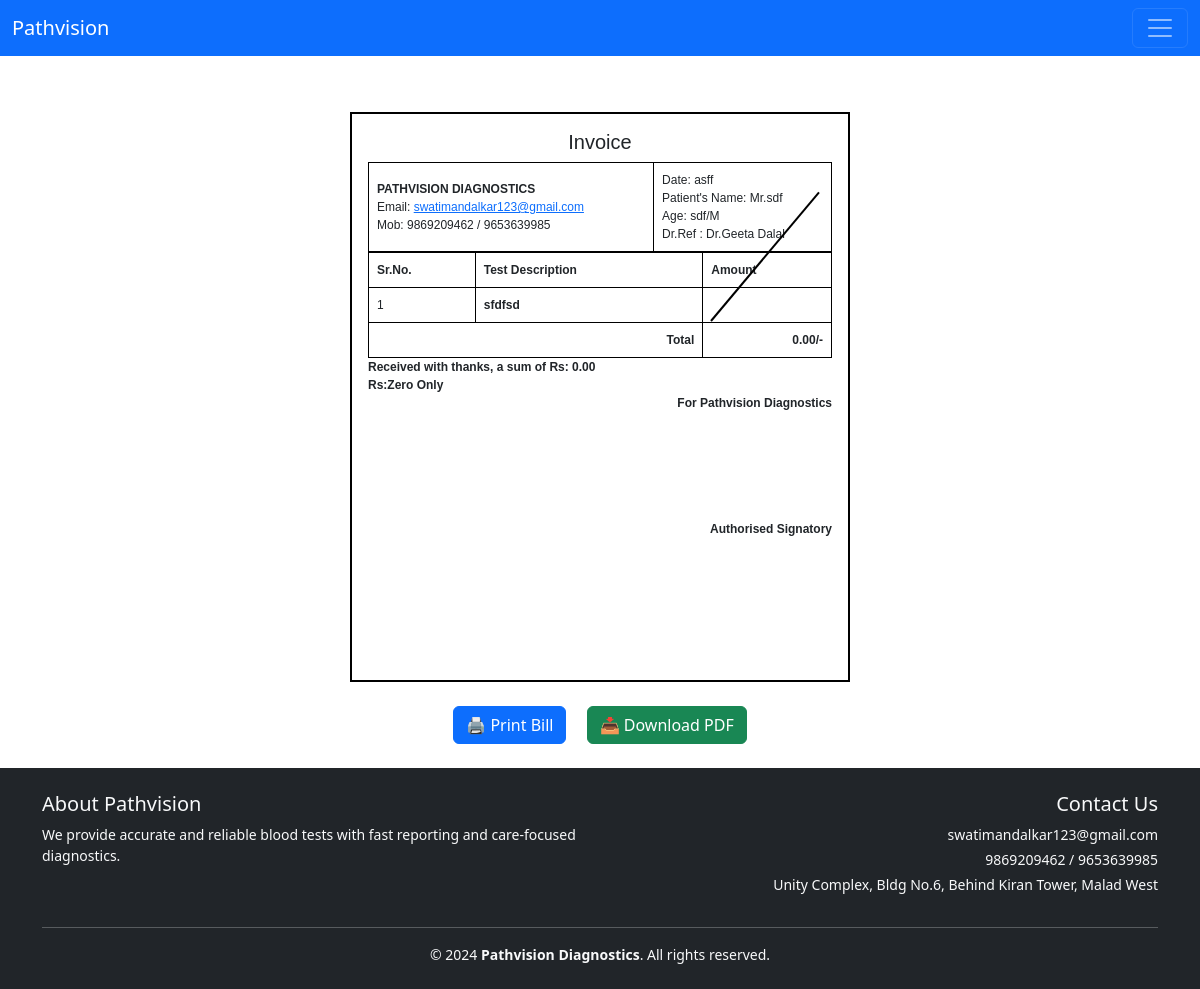
Screenshot of /bill_detail/10/ (signed in) with the database file from the repository.
### bill/models.py (models this page shows, shortened)
class Bill(models.Model):
    user = models.ForeignKey(User, on_delete=models.CASCADE)
    date = models.CharField(max_length=20, editable=True)
    prefix = models.CharField(max_length=5, choices=PREFIX_CHOICES, default='Mr.')
    patient_name = models.CharField(max_length=255)
    age = models.CharField(max_length=10)
    gender = models.CharField(max_length=10,choices=GENDER_CHOICES,default='M')
    doctor_choice = models.CharField(max_length=100, choices=DOCTOR_CHOICES, default='Dr.Geeta Dalal')
    doctor_name = models.CharField(max_length=255, blank=True)  # This field stores the final doctor name
    test_details = models.TextField(default="")
    total_amount = models.DecimalField(max_digits=10, decimal_places=2)
    amount_in_words = models.CharField(max_length=255)

### bill/views.py (the view)
# urls.py: path('bill_detail/<int:bill_id>/',bill_detail,name = 'bill_detail'),
@login_required
def bill_detail(request, bill_id):
    bill = get_object_or_404(Bill, pk=bill_id, user=request.user)
    test_items = []
    for line in bill.test_details.splitlines():
        if ':' in line:
            name, amount = map(str.strip, line.split(':', 1))
            test_items.append((name, amount if amount else '/'))
        else:
            test_items.append((line.strip(), '/'))
    range_10 = range(10)
    context = {
        'bill': bill,
        'test_items': test_items,
        'range_10': range(10),  # Used for slash rendering if all results are '/'
    }
    return render(request, 'bill/bill_detail.html', context)

### bill/templates/bill/bill_detail.html (shortened to what this page needs)
{% extends 'bill/base.html' %}
{% block content %}
<div class="invoice-wrapper">
    <div id = "invoiceBox" >
        <h5 class="center">Invoice</h5>
        <table >
            <tr>
                <td colspan="2">
                    <b>PATHVISION DIAGNOSTICS</b><br>
                    Email: <a href="#">swatimandalkar123@gmail.com</a><br>
                    Mob: 9869209462 / 9653639985
                </td>
                <td>
                    Date: {{ bill.date }}<br>
                    Patient's Name: {{ bill.prefix }}{{ bill.patient_name }}<br>
                    Age: {{ bill.age }}/{{ bill.gender }}<br>
                    Dr.Ref : Dr.{{ bill.doctor_name }}
                </td>
            </tr>
        </table>
        <div class="slash-table-wrapper">
            <table>
                <tr>
                    <th>Sr.No.</th>
                    <th>Test Description</th>
                    <th class="amount-header">Amount</th>
                </tr>
                {% if test_items|length == 1 and test_items.0.0 == '/' and test_items.0.1 == '/' %}
                    {% for i in range_10 %}
                    <tr>
                        <td>{{ forloop.counter }}</td>
                        <td>&nbsp;</td>
                        <td class="amount-cell">
                            {% if forloop.first %}
                                <div class="diagonal-container">
                                    <div class="diagonal-line"></div>
                                </div>
                            {% endif %}
                        </td>
                    </tr>
                    {% endfor %}
                {% else %}
                    {% for test_name, result in test_items %}
                    <tr>
                        <td>{{ forloop.counter }}</td>
                        <td class="bold">{{ test_name }}</td>
                        <td class="right">
                        </td>
                    </tr>
                    {% endfor %}
                {% endif %}
                <tr>
                    <td colspan="2" class="right bold">Total</td>
                    <td class="bold right">{{ bill.total_amount }}/-</td>
                </tr>
            </table>
        </div>
        <div class="tight-line">
            <p><b>Received with thanks, a sum of Rs: {{ bill.total_amount }}</b></p>
            <p><b>Rs:{{ bill.amount_in_words }}</b></p>
            <p class="right"><b>For Pathvision Diagnostics</b></p><br><br><br><br><br><br>
            <p class="right"><b>Authorised Signatory</b></p>
        </div>
    </div>
</div>
<div class="mt-4 text-center">
    <button onclick="window.print()" class="btn btn-primary mx-2">🖨️ Print Bill</button>
    <a href="{% url 'download_pdf' bill.id %}" target="_blank" class="btn btn-success mx-2">📥 Download PDF</a>
</div>
{% endblock %}

### bill/templates/bill/bill_detail.html (style rules this page uses)
.invoice-wrapper { display:flex; justify-content:center; align-items:center; margin-top: 2rem; }
#invoiceBox { width: 500px; min-height: 570px; border: 2px solid black; padding: 20px; font-family: Arial, sans-serif; background-color: white; overflow: visible; font-size: 14px; }
table { width: 100%; border-collapse: collapse; }
th, td { border: 1px solid black; padding: 8px; text-align: left; }
.tight-line p { margin-bottom: 0px; }
.bold { font-weight: bold; }
.right { text-align: right; }
.center { text-align: center; }

### rows the page displays
Bill: date "asff", prefix "Mr.", patient_name "sdf", age "sdf", gender "M", doctor_name "Geeta Dalal", test_items "sfdfsd", total_amount "0.00", amount_in_words "Zero Only"
